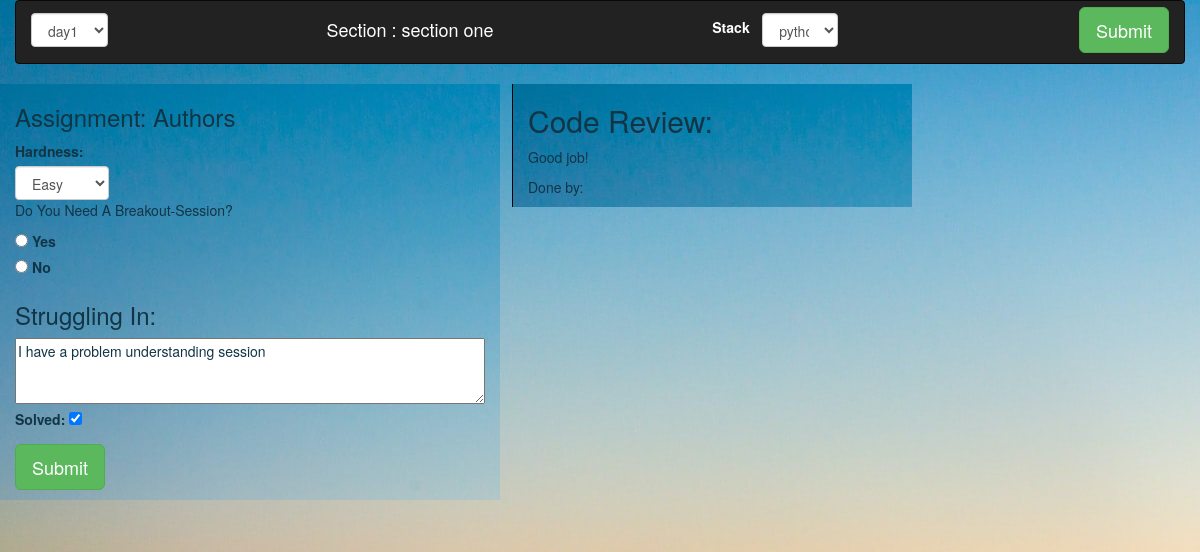
Page /students/1/assignments (signed in) on the committed database.
### student/models.py (models this page shows)
class Section(models.Model):
    name = models.CharField(max_length=255)

class Assignment(models.Model):
    name = models.CharField(max_length=255)
    is_solved = models.BooleanField(default=False)
    stack = models.ForeignKey(Stack, related_name='assignments', on_delete=CASCADE)
    solvers = models.ManyToManyField(
        User,
        through='UserAssignment',
        through_fields=('assignment' ,'user' ),
    )
    day = models.ForeignKey(Day, related_name='assignments', on_delete=CASCADE)
    created_at = models.DateTimeField(auto_now_add=True, )
    updated_at = models.DateTimeField(auto_now=True, )

class UserAssignment(models.Model):
    assignment = models.ForeignKey(Assignment, on_delete=CASCADE)
    user = models.ForeignKey(User, on_delete=CASCADE)
    hardness = models.IntegerField()
    is_solved = models.BooleanField(default=False)
    code_review = models.TextField(default='') # it will not filled by the user it will be blank when i get the user rating or coomplain from the assignment
    comment = models.TextField()
    created_at = models.DateTimeField(auto_now_add=True, )
    updated_at = models.DateTimeField(auto_now=True, )

### student/views.py (the view)
# urls.py: path('<int:student_id>/assignments',views.assignment),
def assignment(request,student_id):
    if 'id' not in request.session:
        return redirect('/')
    request.session["student_id"] = student_id
    try :
        day = Day.objects.get(date=datetime.today())
    except:
        day = Day.objects.last()
    if 'day' in request.POST:
        day = Day.objects.get(name=request.POST['day'], stack=day.stack)
    if 'selected_stack' in request.session:
        stack = request.session['selected_stack']
    else :
        stack = day.stack
    user = User.objects.get(id=student_id)
    section = Section.objects.last()
    try :
        c = Class.objects.get(users=user,stack=stack)
    except:
        c = Class.objects.create(stack=stack,section=section)
        c.users.add(user)
    section = c.section # it will be one section can i reach it without all()
    assignments =  day.assignments.all()
    assignment_dict={}
    try :
        for assignment in assignments:
            assignment_dict[assignment] = UserAssignment.objects.get(user=user, assignment=assignment)
    except:
        for assignment in assignments:
            assignment_dict[assignment] = 0
    context = {
        'selected_day': day,
        "stack_days": stack.days.all(),
        "section": section,
        'stack': stack,
        "stacks": Stack.objects.all(),
        'assignment_dict': assignment_dict,
        "range":range(1,11),
        "current_user": User.objects.get(id=request.session["id"]),
        "selected_student": user,
        'student_id': student_id,
    }
    return render(request,"assignment.html",context)

### student/templates/assignment.html (shortened to what this page needs)
<!DOCTYPE html>
<html lang="en">
<head>
    <link rel="stylesheet" href="https://maxcdn.bootstrapcdn.com/bootstrap/3.4.1/css/bootstrap.min.css" />
    {% load render_partial %}
    {% load static %}
    <link rel="stylesheet" href="{% static 'css/assignment_1.css' %}">
</head>
<body>
    <div class="container-fluid">
        <nav class="navbar navbar-inverse">
            <div class="container-fluid">
                <form class="navdata" action="/students/{{student_id}}/selected_assignment" method="POST" >
                    <p class="day">
                        <select class="form-control" name="day" id="day" class="nav navbar-nav nav-pills">
                            {% for day in stack_days %}
                                <option value="{{ day.name }}"> {{ day.name }}</option>
                            {% endfor %}
                        </select>
                    </p>
                    {% if current_user.role.id == 1 %}
                        <p class="paro">Section : {{section.name}}</p>
                        <p class="p">
                            <label for="stack">Stack</label>
                            <select class="form-control" name="stack" id="stack">
                                {% for stack in stacks %}
                                    <option value="{{ stack.name }}"> {{ stack.name }}</option>
                                {% endfor %}
                            </select>
                        </p>
                    {% else %}
                        <p class="para"> Section: {{ section.name }}</p>
                        <p class="para"> Stack: {{ stack.name }}</p>
                    {% endif %}
                    <p>
                        <button type="submit" class="btn btn-success btn-lg">Submit</button>
                    </p>
                </form>
            </div>
        </nav>
        <div class="row">
            {% for assignment, userAssignment in assignment_dict.items %}
                <div class="col-sm-5">
                    <h3 class="header">Assignment: {{assignment.name}}</h3>
                    {% if current_user.role.id == 1 %}
                        <form action="/students/{{student_id}}/assignment_review" method="POST">
                            <label for="hardness">Hardness: </label>
                            <select class="form-control" id="hardness" name="hardness"  aria-label="Default select example">
                                <option value="2">Easy</option>
                            </select>
                            <p>Do You Need A Breakout-Session?</p>
                            <input type="radio" id="yes" name="breakout" value="yes" />
                            <label for="yes">Yes</label><br />
                            <input type="radio" id="no" name="breakout" value="no" />
                            <label for="no">No</label><br />
                            <h3>Struggling In:</h3>
                            <textarea name="comment" id="" cols="60" rows="3">{{userAssignment.comment}}</textarea>
                            <p>
                                <label for="status">Solved: </label>
                                {% if userAssignment.is_solved %}
                                    <input type="checkbox" id='status' name="is_solved" checked>
                                {% else %}
                                    <input type="checkbox" id='status' name="is_solved" >
                                {% endif %}
                            </p>
                            <p>
                                <button type="submit" class="btn btn-success btn-lg">Submit</button>
                            </p>
                        </form>
                    {% endif %}
                </div>
                <div class="col-sm-4">
                    {% if current_user.role.id == 1 %}
                        <h2 class="">Code Review:</h2>
                        <p>{{userAssignment.code_review}}</p>
                        <p>Done by:</p>
                    {% endif %}
                </div>
            {% endfor %}
        </div>
    </div>
</body>
</html>

### student/static/css/assignment_1.css (style rules this page uses)
.col-sm-4 { border-left: 1px solid black; max-height: 610px; margin-left: 1%; background-color: rgb(241, 144, 127); color: #123546; }
.col-sm-5 { margin-bottom: 2%; background-color: tomato; color: #123546; }
.form-control { width: 20%; }
.navdata { display: flex; color: white; align-items: center; justify-content: space-between; padding-top: 0.55%; }
.navdata > .p { display: inline-flex; justify-content: space-between; margin-right: 2%; }
.p > select { width:100%; }
.p > label { padding-top: 3%; margin-right: 10%; }
.paro { font-size: large; }
.day > select { width: 100%; }

### rows in the picture
Section: name "section one"
Assignment: name "Authors", comment "I have a problem understanding session", code_review "Good job!"

### other values in the picture
form field day "day1"
form field stack "python"
